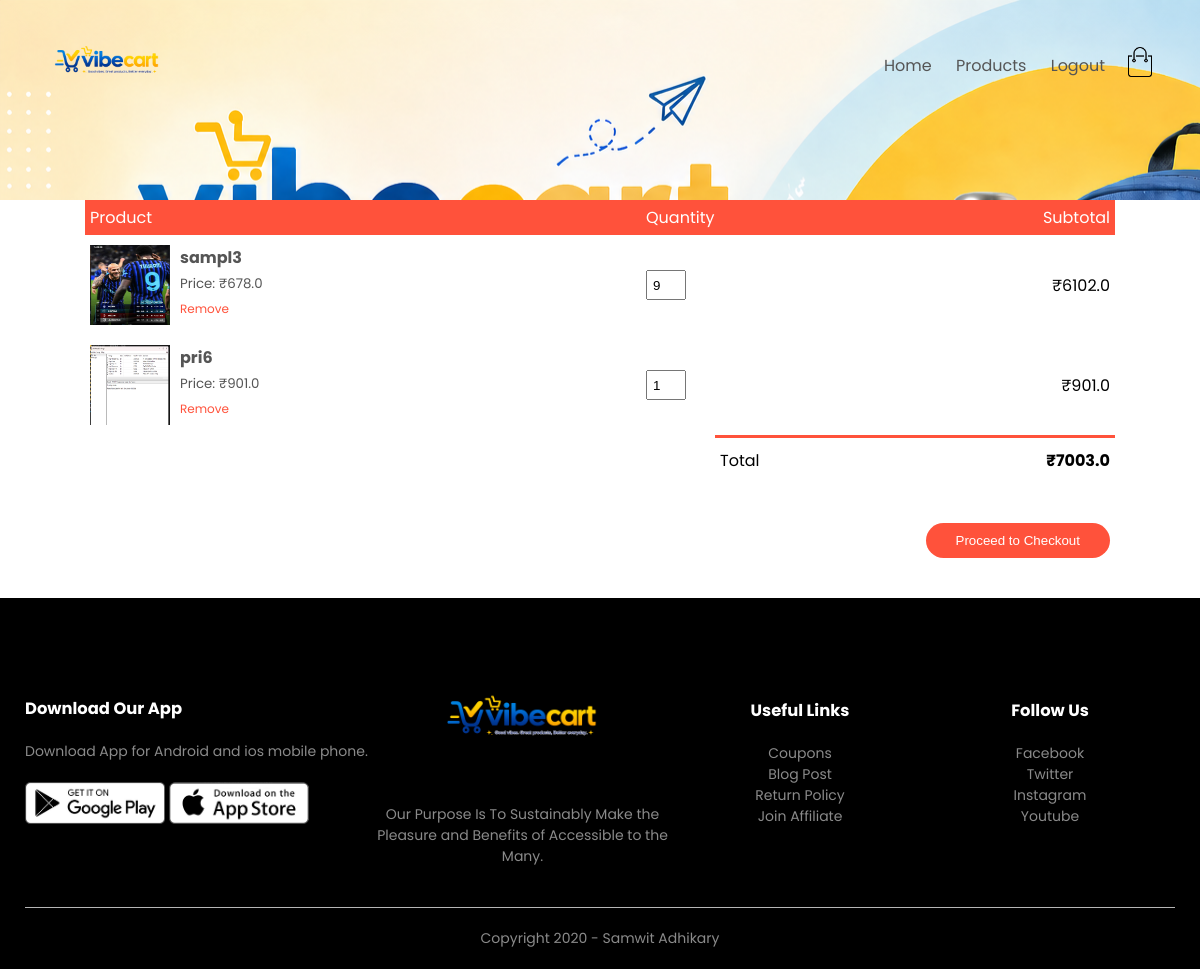
The page /orders/cart (signed in) on the database its author committed.
### orders/models.py (models this page shows)
class OrderedItem(models.Model):
    product = models.ForeignKey(Product, on_delete=models.SET_NULL,
                                 null=True, related_name='added_carts')
    quantity = models.IntegerField(default=1)
    size = models.CharField(max_length=10, default='M')
    owner = models.ForeignKey(Order, on_delete=models.CASCADE,
                              related_name='added_items')
    class Meta:
        unique_together = ('owner', 'product', 'size')
    @property
    def subtotal(self):
        return self.product.price * self.quantity

### product/models.py (models this page shows, shortened)
class Product(models.Model):
    LIVE=1
    DELETE=0
    DELETE_CHOICES=((LIVE,'Live'), (DELETE,'Delete'))
    title = models.CharField(max_length=255)
    price = models.FloatField()
    description = models.TextField()
    image = models.ImageField(upload_to='media/products/')
    small_image1 = models.ImageField(upload_to='products/%Y/%m/%d/', null=True, blank=True)
    small_image2 = models.ImageField(upload_to='products/%Y/%m/%d/', null=True, blank=True)
    small_image3 = models.ImageField(upload_to='products/%Y/%m/%d/', null=True, blank=True)
    priority = models.IntegerField(default=0)
    delete_status = models.IntegerField(choices=DELETE_CHOICES, default=LIVE)
    created_at = models.DateTimeField(auto_now_add=True)
    updated_at = models.DateTimeField(auto_now=True)

### orders/views.py (the view)
# urls.py: path('cart', views.show_cart, name='cart'),
def show_cart(request):
    if not request.user.is_authenticated:
         return redirect('account') # user login allenkil login page-ilekku redirect cheyyunnu
    user = request.user
    customer = Customer.objects.get(user=user)  # Ninakku 'customer' related_name undo ennu nokuka
    cart_obj, created = Order.objects.get_or_create(
        owner=customer,
        order_status=Order.CART_STAGE
    )
    total_price = 0
    for item in cart_obj.added_items.all():
        total_price += item.subtotal  # oro item-inteyum subtotal kootunnu
    context = {
        'cart': cart_obj,
        'total_price': total_price
    }
    return render(request, 'cart.html', context)

### templates/cart.html
{% extends 'blank_layout.html' %}
{% block content %}
{% include 'cart_container.html' %}
{% endblock content %}

### templates/cart_container.html
{% load static %}
<div class="small-container cart-container">
    {% if cart and cart.added_items.exists %}
    <table>
        <thead>
            <tr>
                <th>Product</th>
                <th>Quantity</th>
                <th>Subtotal</th>
            </tr>
        </thead>
        <tbody>
            {% for cart_item in cart.added_items.all %}
            <tr>
                <td>
                    <div class="cart-info">
                        <img src="{{ cart_item.product.image.url }}">
                        <div>
                            <p><strong>{{ cart_item.product.title }}</strong></p>
                            <small>Price: ₹{{ cart_item.product.price }}</small>
                            <br>
                            <a href="{% url 'remove_from_cart' cart_item.id %}">Remove</a>
                        </div>
                    </div>
                </td>
                <td><input type="number" value="{{ cart_item.quantity }}" readonly></td>
                <td>₹{{ cart_item.subtotal }}</td>
            </tr>
            {% endfor %}
        </tbody>
    </table>
    <div class="total-price">
        <table>
            <tr>
                <td>Total</td>
                <td><strong>₹{{ total_price }}</strong></td>
            </tr>
            <tr>
                <td colspan="2" style="text-align: right;">
                    <button class="btn" style="background: #ff523b; color: white; padding: 10px 30px; border: none; border-radius: 30px; cursor: pointer;">Proceed to Checkout</button>
                </td>
            </tr>
        </table>
    </div>
    {% else %}
    <div style="text-align: center; padding: 50px;">
        <h2>Your cart is empty!</h2>
        <a href="{% url 'list_products' %}" class="btn">Go Shopping</a>
    </div>
    {% endif %}
</div>

### static/css/style.css (style rules this page uses)
* { margin: 0; padding: 0; box-sizing: border-box; }
body { font-family: 'Poppins', sans-serif; }
a { text-decoration: none; color: #555; }
p { color: #555; }
.btn { display: inline-block; background: #ff523b; color: white; padding: 8px 30px; margin: 30px 0; border-radius: 30px; transition: background 0.5s; }
.small-container { max-width: 1080px; margin: auto; padding-left: 25px; padding-right: 25px; }
small { color: #555; }
table { width: 100%; border-collapse: collapse; }
.cart-info { display: flex; flex-wrap: wrap; }
th { text-align: left; padding: 5px; color: #fff; background: #ff523b; font-weight: normal; }
td { padding: 10px 5px; }
td input { width: 40px; height: 30px; padding: 5px; }
td a { color: #ff523b; font-size: 12px; }
td img { width: 80px; height: 80px; margin-right: 10px; }
.total-price { display: flex; justify-content: flex-end; }
.total-price table { border-top: 3px solid #ff523b; width: 100%; max-width: 400px; }
td:last-child { text-align: right; }
th:last-child { text-align: right; }

### rows shown on the page
OrderedItem: product.image (picture), product "sampl3", product.price "678.0", quantity "9", subtotal "6102.0"
OrderedItem: product.image (picture), product "pri6", product.price "901.0", quantity "1", subtotal "901.0"

### other values the page prints
{{ total_price }} "7003.0"
